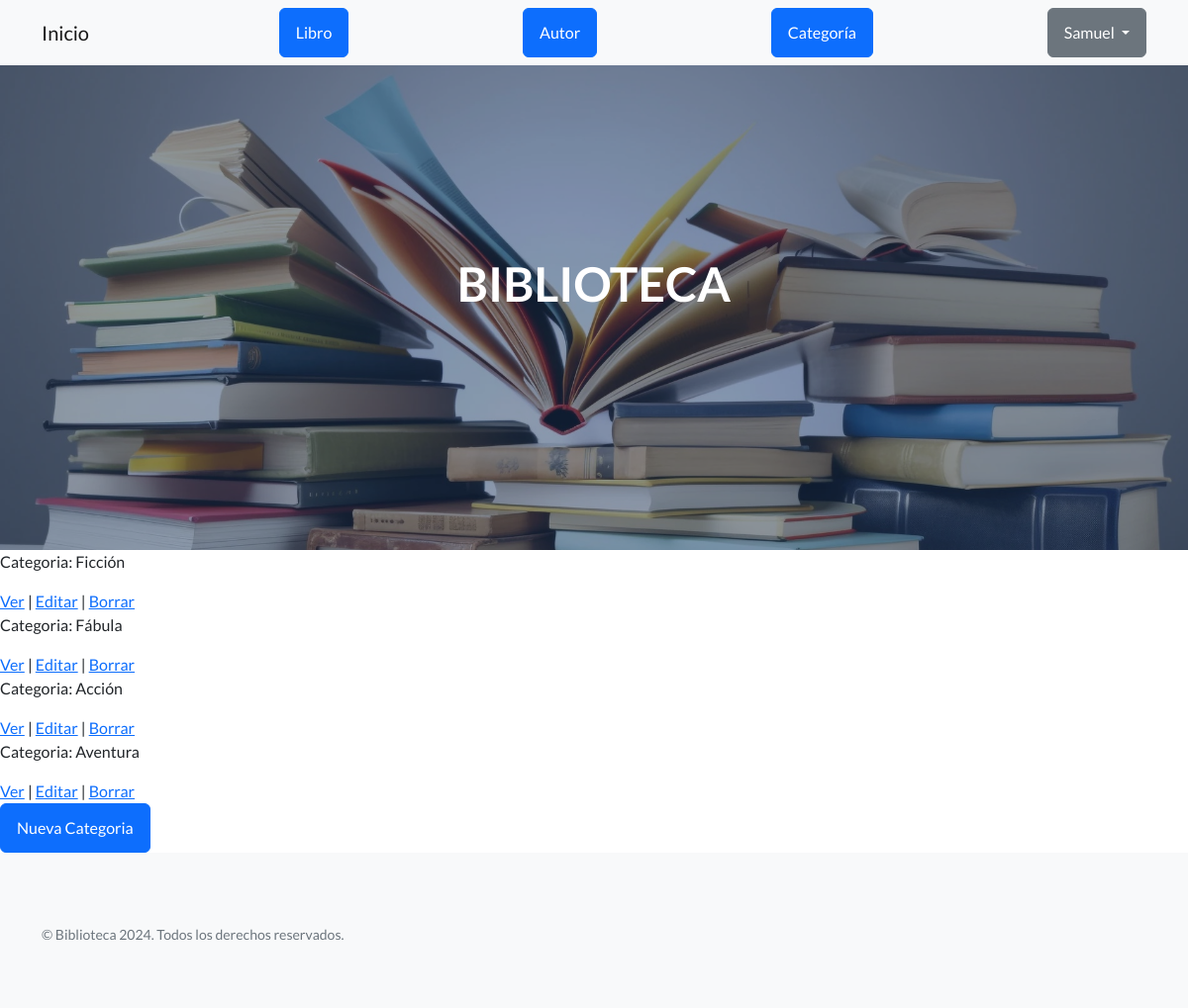
/categoria/listar (signed in), run on the app's committed database.
### AppSamuel/models.py (models this page shows, shortened)
class Categoria(models.Model):
    categoria = models.CharField(max_length=100)

### AppSamuel/views.py (the view)
# urls.py: path('categoria/listar', views.CategoriaListView.as_view(), name='ListaCategorias'),
class CategoriaListView(LoginRequiredMixin, ListView):
    model = Categoria
    context_object_name = "categorias"
    template_name = "AppSamuel/categoria_lista.html"

### AppSamuel/templates/AppSamuel/categoria_lista.html (shortened to what this page needs)
{% extends 'AppSamuel/base.html' %}
{% load static %}
{% block main %}
    {% for categoria in categorias  %}
        <p>Categoria: {{categoria.categoria}}</p>
        <a href="{% url 'DetalleCategoria' categoria.pk%}">Ver</a>
        |
        <a href="{% url 'EditarCategoria' categoria.pk%}">Editar</a>
        |
        <a href="{% url 'BorrarCategoria' categoria.pk %}">Borrar</a>
    {% endfor %}
    <form action="{% url 'NuevaCategoria' %}" method="GET">
            <button class="btn btn-primary" type="submit">Nueva Categoria</button>
    </form>
{% endblock main %}

### AppSamuel/templates/AppSamuel/base.html (shortened to what this page needs)
<!DOCTYPE html>
<html lang="es">
    {% load static %}
    <head>
        <link href="https://cdn.jsdelivr.net/npm/bootstrap-icons@1.5.0/font/bootstrap-icons.css" rel="stylesheet" type="text/css" />
        <link href="{% static 'AppSamuel/css/styles.css' %}" rel="stylesheet" />
    </head>
    <body>
        <nav class="navbar navbar-light bg-light static-top">
            <div class="container">
                <a class="navbar-brand" href="{% url 'Inicio' %}">Inicio</a>
                <a class="btn btn-primary" href="{% url 'ListaLibros' %}">Libro</a>
                <a class="btn btn-primary" href="{% url 'ListaAutores' %}">Autor</a>
                <a class="btn btn-primary" href="{% url 'ListaCategorias' %}">Categoría</a>
                        {% if request.user.is_authenticated %}
                            <div class="dropdown">
                                <button class="btn btn-secondary dropdown-toggle" type="button" id="dropdownMenuButton1" data-bs-toggle="dropdown" aria-expanded="false">
                                    {{ request.user.username }}
                                </button>
                            </div>
                        {% endif %}
                </div>
        </nav>
        <header class="masthead">
            <div class="container position-relative">
                <div class="row justify-content-center">
                    <div class="col-xl-6">
                        <div class="text-center text-white">
                            <h1 class="mb-5">BIBLIOTECA</h1>
                        </div>
                    </div>
                </div>
            </div>
        </header>
            {% block main %}
            {% endblock main %}
        <footer class="footer bg-light">
            <div class="container">
                <div class="row">
                    <div class="col-lg-6 h-100 text-center text-lg-start my-auto">
                        <p class="text-muted small mb-4 mb-lg-0">&copy; Biblioteca 2024. Todos los derechos reservados.</p>
                    </div>
                </div>
            </div>
        </footer>
    </body>
</html>

### data on the page
Categoria: categoria "Ficción"
Categoria: categoria "Fábula"
Categoria: categoria "Acción"
Categoria: categoria "Aventura"

### other printed values
{{ request.user.username }} "Samuel"
